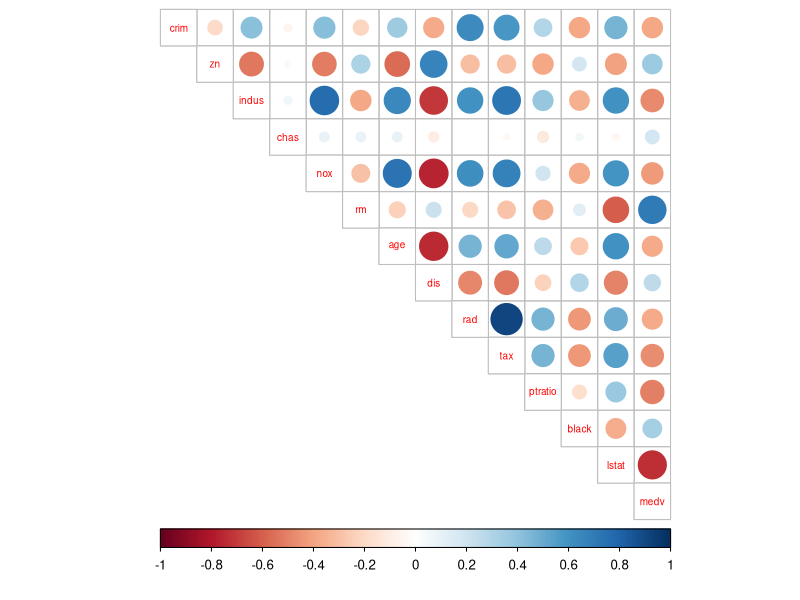
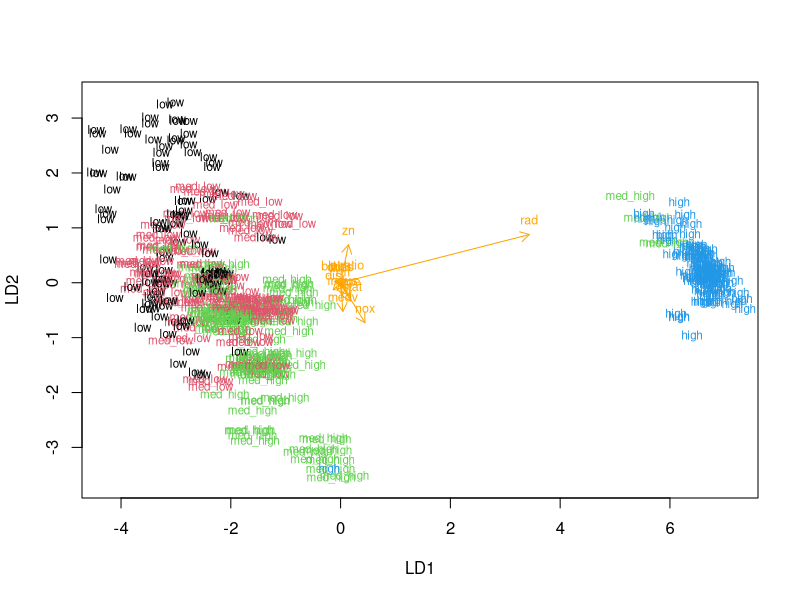
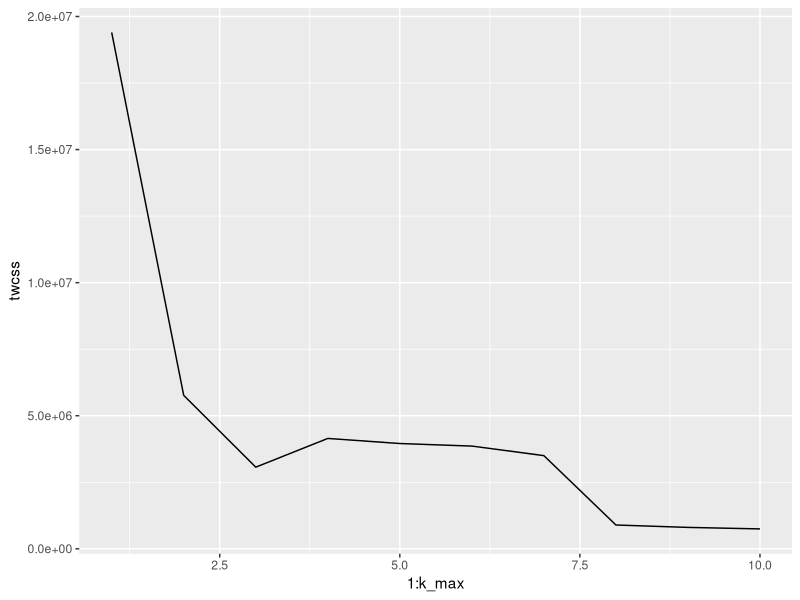
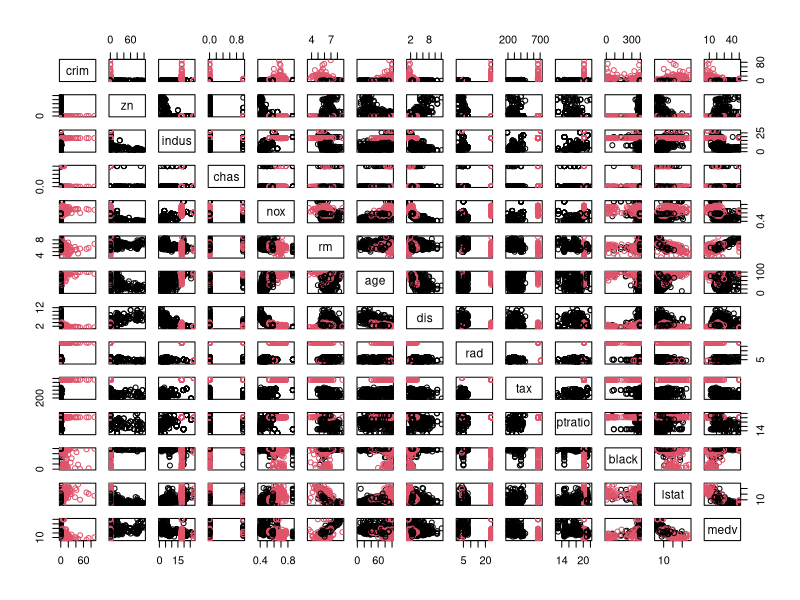

Recreate these plots in R, in order.
## ---- chunk 1


#activating libraries
library(tidyr)
library(corrplot)
library(ggplot2)
library(dplyr)

#access MASS-Package
library(MASS)

#load the data
data("Boston")

#exploring the data
dim(Boston)
str(Boston)
summary(Boston)

## ---- chunk 2

#calculating the correlation-matrix & rounding
cor_matrix <- cor(Boston) %>% round(digits = 2)

#printing the correlation-matrix
cor_matrix

#visualization of the correlation-matrix
corrplot(cor_matrix, method="circle", type="upper", cl.pos="b", tl.pos="d", tl.cex=0.6)

## ---- chunk 3

#center and standardize "Boston"
boston_scaled <- scale(Boston)

#summarizing boston scaled
summary(boston_scaled)

#changing the object to a dataframe
boston_scaled <- as.data.frame(boston_scaled)

## ---- chunk 4

#summary of scaled variable "crim"
summary(boston_scaled$crim)

#creating and printing the quantile vector of "crim"
bins <- quantile(boston_scaled$crim)

#printing quantile vector
bins

#creating categorical variable "crime"
crime <- cut(boston_scaled$crim, breaks = bins, include.lowest = TRUE, labels = c("low", "med_low", "med_high", "high"))

#creating table "crime"
table(crime)

#removing original variable "crim" from the dataset
boston_scaled <- dplyr::select(boston_scaled, -crim)

#adding new variable to scaled dataset
boston_scaled <- data.frame(boston_scaled, crime)

#number of rows in the "Boston" dataset
n <- nrow(boston_scaled)

#choosing 80% of the rows
ind <- sample(n, size = n * 0.8)

#creating the train-set
train <- boston_scaled[ind,]

#creating test-set
test <- boston_scaled[-ind,]

#saving the correct classes from test-data
correct_classes <- test$crime

#removing the variable "crime" from the test-data
test <- dplyr::select(test, -crime)

## ---- chunk 5

#fitting the lda on the train-set
lda.fit <- lda(crime~., data = train)

#printing the lda.fit-object
lda.fit

#the function for the lda-biplot arrows
lda.arrows <- function(x, myscale = 1, arrow_heads = 0.1, color = "orange", tex = 0.75, choices = c(1,2)){
  heads <- coef(x)
  arrows(x0 = 0, y0 = 0,
         x1 = myscale * heads[,choices[1]],
         y1 = myscale * heads[,choices[2]], col = color, length = arrow_heads)
  text(myscale * heads[,choices], labels = row.names(heads),
       cex = tex, col = color, pos = 3)
}

#targeting classes as numeric
classes <- as.numeric(train$crime)

#plotting the lda results
plot(lda.fit, dimen = 2, col = classes, pch = classes)
lda.arrows(lda.fit, myscale = 1)

## ---- chunk 6

#predicting classes with test-data
lda.pred <- predict(lda.fit, newdata = test)

#cross-tabulating the results
table(correct = correct_classes, predicted = lda.pred$class)

## ---- chunk 7

#load the data
data("Boston")

## ---- chunk 8

#center and standardize "Boston" & changing the object to a dataframe
boston_scaled_2 <- as.data.frame(scale(Boston))

## ---- chunk 9

#eucledian distance matrix
dist_eu <- dist(Boston)

#summarizing the euclidean distances
summary(dist_eu)

#manhattan distance matrix
dist_man <- dist(Boston, method = "manhattan")

#summarizing manhattan-distances
summary(dist_man)

## ---- chunk 10

set.seed(123)

#determining the number of clusters
k_max <- 10

#calculating the total within the sum of squares
twcss <- sapply(1:k_max, function(k){kmeans(Boston, k)$tot.withinss})

#visualizing results
qplot(x = 1:k_max, y = twcss, geom = 'line')

#k-means clustering
km <- kmeans(Boston, centers = 2)

#plotting "Boston" with clusters
pairs(Boston, col = km$cluster)
